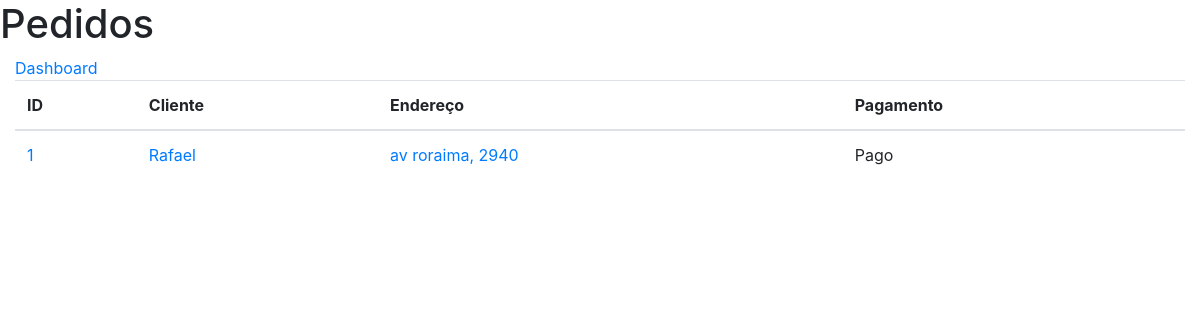
/dashboard/pedidos/, run on an earlier commit of the app's database.
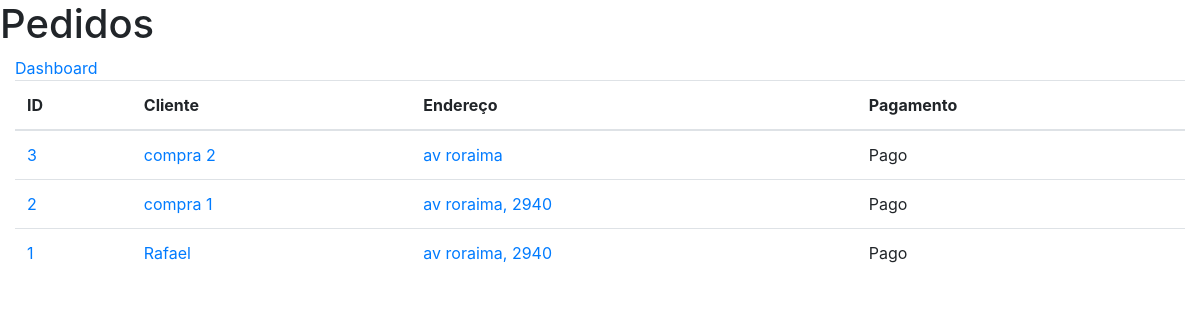
And on a later commit of the database.
### pedido/models.py (models this page shows, shortened)
class Pedido(models.Model):
    cliente = models.CharField(max_length=100, blank=False,verbose_name='Cliente')
    endereco = models.CharField(max_length=100, blank=False,verbose_name='Endereço')
    pago = models.BooleanField(auto_created=True, default=True, verbose_name='Pago')

### dashboard/views.py (the view)
# urls.py: path('pedidos/', pedidos_list, name='pedidos_list'),
def pedidos_list(request):
    contexto = {}
    pedidos = Pedido.objects.filter(pago=True).order_by('-id')
    contexto['pedidos'] = pedidos
    return render(request, 'dashboard/pedidos/dash_pedidos.html',contexto)

### dashboard/templates/dashboard/pedidos/dash_pedidos.html (shortened to what this page needs)
{% extends 'base.html' %}
{% block main %}
<h1>Pedidos</h1>
<div class="container-fluid">
        <a href="{% url 'dash_index' %}">Dashboard</a>
    <table class="table">
        <thead>
            <tr>
                <th>ID</th>
                <th>Cliente</th>
                <th>Endereço</th>
                <th>Pagamento</th>
            </tr>
        </thead>
        <tbody>
            {% for pedido in pedidos %}
                <tr>
                    <td><a href="{% url 'pedido_detalhe' pedido.id %}">{{pedido.id}}</a></td>
                    <td><a href="{% url 'pedido_detalhe' pedido.id %}">{{pedido.cliente}}</a></td>
                    <td><a href="{% url 'pedido_detalhe' pedido.id %}">{{pedido.endereco}}</a></td>
                    {% if pedido.pago == True %}
                    <td>Pago</td>
                    {% else %}
                    <td>Pendente</td>
                    {% endif %}
                </tr>
            {% endfor %}
        </tbody>
    </table>
</div>
{% endblock %}

What changed in the data, as far as the page shows it:
added Pedido: id "3", cliente "compra 2", endereco "av roraima", pago "Pago"
added Pedido: id "2", cliente "compra 1", endereco "av roraima, 2940", pago "Pago"
